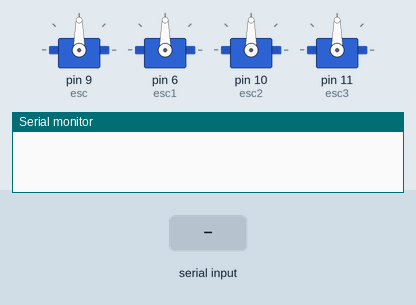
Simulated run of this sketch. Board: Arduino Uno, built with avr-gcc and run on an emulated ATmega328P. On the bench: 4 × servo, the last lines printed to the serial monitor. The test bench sets the inputs (shaded band).

Above: at 1.2 s.
1.3 s: "90,45\n" received over Serial
At 2.4 s:
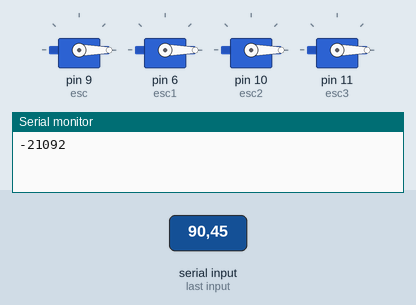
2.8 s: "30,150\n" received over Serial
At 3.9 s:
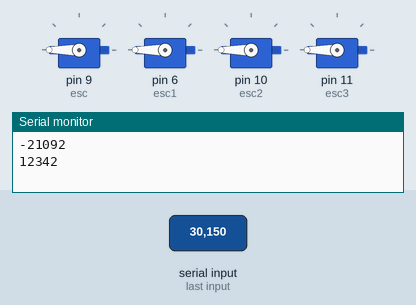
4.3 s: "90\n" received over Serial
At 4.8 s:
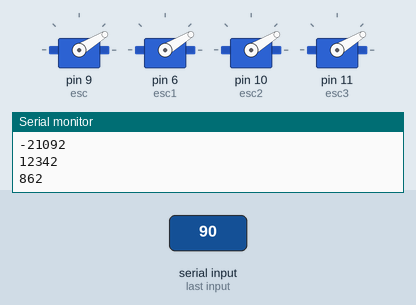
5.8 s: "200\n" received over Serial
At 6.3 s:
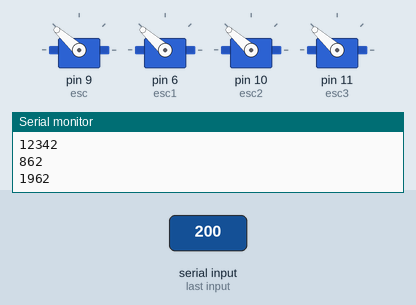
7.3 s: "5\n" received over Serial
At 7.9 s:
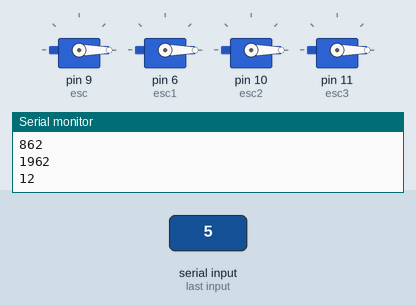
Timing chart, 0 to 9.8 s (numbered marks = the images above; inputs shaded):
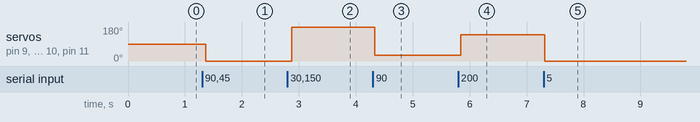

The sketch:

ESC_Control.ino
```cpp
#include <Servo.h>

Servo esc,esc1,esc2,esc3;

int t ;

void setup()
{
  esc.attach(9);
  esc1.attach(6);
  esc2.attach(10);
  esc3.attach(11);
  Serial.begin(9600) ;
  t = 0 ;
}

void loop()
{

    if(Serial.available())
    {
       while(Serial.available())
       {
          t = 10*t + Serial.read() - 48 ;
          delay(10) ;
       }

       Serial.println(t) ;

       esc.writeMicroseconds(t);
       esc1.writeMicroseconds(t);
       esc2.writeMicroseconds(t);
       esc3.writeMicroseconds(t);

       t = 0 ;
    }

}
```

NPID.cpp
```cpp
// (licence header left out)
#if ARDUINO >= 100
  #include "Arduino.h"
#else
  #include "WProgram.h"
#endif

#include <NPID.h>

/*Constructor (...)*********************************************************
 *    The parameters specified here are those for for which we can't set up
 *    reliable defaults, so we need to have the user set them.
 ***************************************************************************/
PID::PID(double* Input, double* Output, double* Setpoint,
        double Kp, double Ki, double Kd, int ControllerDirection)
{

    myOutput = Output;
    myInput = Input;
    mySetpoint = Setpoint;
	inAuto = false;

	PID::SetOutputLimits(0, 255);				//default output limit corresponds to
												//the arduino pwm limits

    SampleTime = 100;							//default Controller Sample Time is 0.1 seconds

    PID::SetControllerDirection(ControllerDirection);
    PID::SetTunings(Kp, Ki, Kd);

    lastTime = millis()-SampleTime;
}


/* Compute() **********************************************************************
 *     This, as they say, is where the magic happens.  this function should be called
 *   every time "void loop()" executes.  the function will decide for itself whether a new
 *   pid Output needs to be computed.  returns true when the output is computed,
 *   false when nothing has been done.
 **********************************************************************************/
bool PID::Compute()
{
   if(!inAuto) return false;
   unsigned long now = millis();
   unsigned long timeChange = (now - lastTime);
   if(timeChange>=SampleTime)
   {
      /*Compute all the working error variables*/
	  double input = *myInput;
      double error = *mySetpoint - input;
      ITerm+= (ki * error);
      if(ITerm > outMax) ITerm= outMax;
      else if(ITerm < outMin) ITerm= outMin;
      double dInput = (input - lastInput);

      /*Compute PID Output*/
      double output = kp * error + ITerm- kd * dInput;

	  if(output > outMax) output = outMax;
      else if(output < outMin) output = outMin;
	  *myOutput = output;

      /*Remember some variables for next time*/
      lastInput = input;
      lastTime = now;
	  return true;
   }
   else return false;
}


/* SetTunings(...)*************************************************************
 * This function allows the controller's dynamic performance to be adjusted.
 * it's called automatically from the constructor, but tunings can also
 * be adjusted on the fly during normal operation
 ******************************************************************************/
void PID::SetTunings(double Kp, double Ki, double Kd)
{
   if (Kp<0 || Ki<0 || Kd<0) return;

   dispKp = Kp; dispKi = Ki; dispKd = Kd;

   double SampleTimeInSec = ((double)SampleTime)/1000;
   kp = Kp;
   ki = Ki * SampleTimeInSec;
   kd = Kd / SampleTimeInSec;

  if(controllerDirection ==REVERSE)
   {
      kp = (0 - kp);
      ki = (0 - ki);
      kd = (0 - kd);
   }
}

/* SetSampleTime(...) *********************************************************
 * sets the period, in Milliseconds, at which the calculation is performed
 ******************************************************************************/
void PID::SetSampleTime(int NewSampleTime)
{
   if (NewSampleTime > 0)
   {
      double ratio  = (double)NewSampleTime
                      / (double)SampleTime;
      ki *= ratio;
      kd /= ratio;
      SampleTime = (unsigned long)NewSampleTime;
   }
}

/* SetOutputLimits(...)****************************************************
 *     This function will be used far more often than SetInputLimits.  while
 *  the input to the controller will generally be in the 0-1023 range (which is
 *  the default already,)  the output will be a little different.  maybe they'll
 *  be doing a time window and will need 0-8000 or something.  or maybe they'll
 *  want to clamp it from 0-125.  who knows.  at any rate, that can all be done
 *  here.
 **************************************************************************/
void PID::SetOutputLimits(double Min, double Max)
{
   if(Min >= Max) return;
   outMin = Min;
   outMax = Max;

   if(inAuto)
   {
	   if(*myOutput > outMax) *myOutput = outMax;
	   else if(*myOutput < outMin) *myOutput = outMin;

	   if(ITerm > outMax) ITerm= outMax;
	   else if(ITerm < outMin) ITerm= outMin;
   }
}

/* SetMode(...)****************************************************************
 * Allows the controller Mode to be set to manual (0) or Automatic (non-zero)
 * when the transition from manual to auto occurs, the controller is
 * automatically initialized
 ******************************************************************************/
void PID::SetMode(int Mode)
{
    bool newAuto = (Mode == AUTOMATIC);
    if(newAuto == !inAuto)
    {  /*we just went from manual to auto*/
        PID::Initialize();
    }
    inAuto = newAuto;
}

/* Initialize()****************************************************************
 *	does all the things that need to happen to ensure a bumpless transfer
 *  from manual to automatic mode.
 ******************************************************************************/
void PID::Initialize()
{
   ITerm = *myOutput;
   lastInput = *myInput;
   if(ITerm > outMax) ITerm = outMax;
   else if(ITerm < outMin) ITerm = outMin;
}

/* SetControllerDirection(...)*************************************************
 * The PID will either be connected to a DIRECT acting process (+Output leads
 * to +Input) or a REVERSE acting process(+Output leads to -Input.)  we need to
 * know which one, because otherwise we may increase the output when we should
 * be decreasing.  This is called from the constructor.
 ******************************************************************************/
void PID::SetControllerDirection(int Direction)
{
   if(inAuto && Direction !=controllerDirection)
   {
	  kp = (0 - kp);
      ki = (0 - ki);
      kd = (0 - kd);
   }
   controllerDirection = Direction;
}

/* Status Funcions*************************************************************
 * Just because you set the Kp=-1 doesn't mean it actually happened.  these
 * functions query the internal state of the PID.  they're here for display
 * purposes.  this are the functions the PID Front-end uses for example
 ******************************************************************************/
double PID::GetKp(){ return  dispKp; }
double PID::GetKi(){ return  dispKi;}
double PID::GetKd(){ return  dispKd;}
int PID::GetMode(){ return  inAuto ? AUTOMATIC : MANUAL;}
int PID::GetDirection(){ return controllerDirection;}
```

NPID.h
```cpp
#ifndef NPID_h
#define NPID_h
#define LIBRARY_VERSION	1.0.0

class PID
{


  public:

  //Constants used in some of the functions below
  #define AUTOMATIC	1
  #define MANUAL	0
  #define DIRECT  0
  #define REVERSE  1

  //commonly used functions **************************************************************************
    PID(double*, double*, double*,        // * constructor.  links the PID to the Input, Output, and
        double, double, double, int);     //   Setpoint.  Initial tuning parameters are also set here

    void SetMode(int Mode);               // * sets PID to either Manual (0) or Auto (non-0)

    bool Compute();                       // * performs the PID calculation.  it should be
                                          //   called every time loop() cycles. ON/OFF and
                                          //   calculation frequency can be set using SetMode
                                          //   SetSampleTime respectively

    void SetOutputLimits(double, double); //clamps the output to a specific range. 0-255 by default, but
										  //it's likely the user will want to change this depending on
										  //the application


  //available but not commonly used functions ********************************************************
    void SetTunings(double, double,       // * While most users will set the tunings once in the
                    double);         	  //   constructor, this function gives the user the option
                                          //   of changing tunings during runtime for Adaptive control
	void SetControllerDirection(int);	  // * Sets the Direction, or "Action" of the controller. DIRECT
										  //   means the output will increase when error is positive. REVERSE
										  //   means the opposite.  it's very unlikely that this will be needed
										  //   once it is set in the constructor.
    void SetSampleTime(int);              // * sets the frequency, in Milliseconds, with which
                                          //   the PID calculation is performed.  default is 100


  //Display functions ****************************************************************
	double GetKp();						  // These functions query the pid for interal values.
	double GetKi();						  //  they were created mainly for the pid front-end,
	double GetKd();						  // where it's important to know what is actually
	int GetMode();						  //  inside the PID.
	int GetDirection();					  //

  private:
	void Initialize();

	double dispKp;				// * we'll hold on to the tuning parameters in user-entered
	double dispKi;				//   format for display purposes
	double dispKd;				//

	double kp;                  // * (P)roportional Tuning Parameter
    double ki;                  // * (I)ntegral Tuning Parameter
    double kd;                  // * (D)erivative Tuning Parameter

	int controllerDirection;

    double *myInput;              // * Pointers to the Input, Output, and Setpoint variables
    double *myOutput;             //   This creates a hard link between the variables and the
    double *mySetpoint;           //   PID, freeing the user from having to constantly tell us
                                  //   what these values are.  with pointers we'll just know.

	unsigned long lastTime;
	double ITerm, lastInput;

	unsigned long SampleTime;
	double outMin, outMax;
	bool inAuto;
};
#endif
```

Measured:
- after the input at 1.3 s, servo on pin 9 (esc), servo on pin 6 (esc1), servo on pin 10 (esc2), servo on pin 11 (esc3): 90° → 0° after 0.06 s
- after the input at 2.8 s, servo on pin 9 (esc), servo on pin 6 (esc1), servo on pin 10 (esc2), servo on pin 11 (esc3): 0° → 180° after 0.07 s
- after the input at 4.3 s, servo on pin 9 (esc), servo on pin 6 (esc1), servo on pin 10 (esc2), servo on pin 11 (esc3): 180° → 31° at once
- after the input at 5.8 s, servo on pin 9 (esc), servo on pin 6 (esc1), servo on pin 10 (esc2), servo on pin 11 (esc3): 31° → 138° at once
- after the input at 7.3 s, servo on pin 9 (esc), servo on pin 6 (esc1), servo on pin 10 (esc2), servo on pin 11 (esc3): 138° → 0° at once
